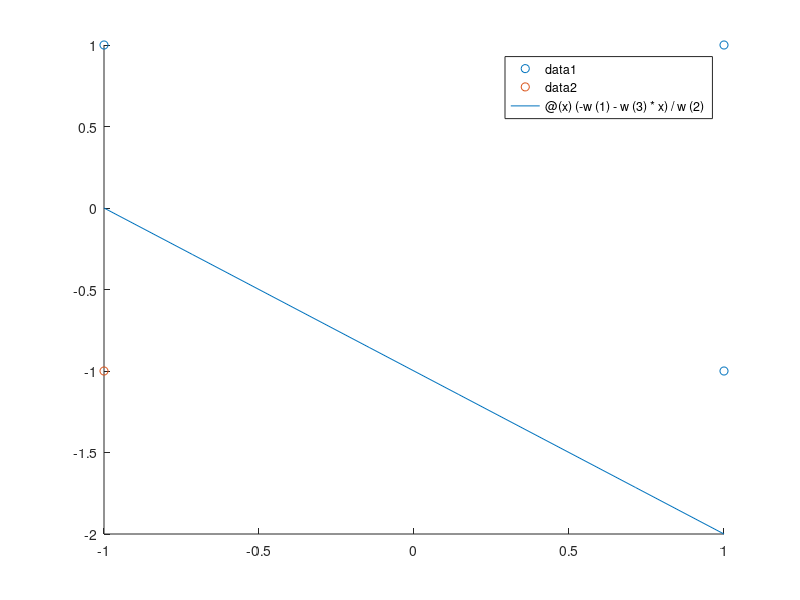

Recreate this plot in MATLAB.
clc;
clear all;
data=[1 1 1 ;1 -1 1; -1  1 1;-1  -1 -1;];



k=1;
con=0.001;
w_new=[0 0 0 ]';
data=[ones(size(data,1),1) data];

eta=0.1
m=1;
while(1)

   for i=1:size(data,1)
w_old=w_new;
       net(i)=w_old'*data(i,1:end-1)';
       
      y1(i)=sign(net(i)) ;
      
      
      r(i)=data(i,end)-y1(i);
      
      
      
      w_new=w_old+(eta*(r(i))*data(i,1:end-1)');
      if r(i)==0
      h(i)=1;
      end
     
 
   end
   
   if sum(h)>=4
   break;
   end  
   
   norm(w_new-w_old);

   m=m+1;
end
w=w_new;


figure

scatter(data(data(:,4)==1,2),data(data(:,4)==1,3));
hold on;
scatter(data(data(:,4)==-1,2),data(data(:,4)==-1,3));
%syms x;
fn=@(x) (-w(1)-w(3)*x)/w(2);

hold on;
fplot(fn,[-1,1]);